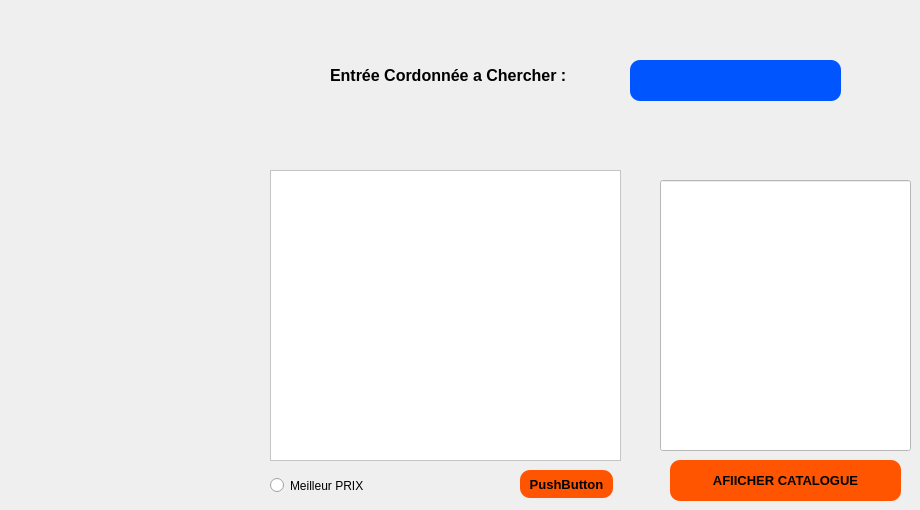
     <widget class="QWidget" name="CATALOGUE">
      <attribute name="title">
       <string>CATALOGUE</string>
      </attribute>
      <widget class="QTableView" name="HOTEL">
       <property name="geometry">
        <rect>
         <x>270</x>
         <y>170</y>
         <width>351</width>
         <height>291</height>
        </rect>
       </property>
       <property name="styleSheet">
        <string notr="true">background-color: rgb(255, 255, 255);</string>
       </property>
      </widget>
      <widget class="QPushButton" name="le_hotel">
       <property name="geometry">
        <rect>
         <x>670</x>
         <y>460</y>
         <width>231</width>
         <height>41</height>
        </rect>
       </property>
       <property name="font">
        <font>
         <pointsize>10</pointsize>
         <weight>75</weight>
         <bold>true</bold>
        </font>
       </property>
       <property name="styleSheet">
        <string notr="true">QPushButton{
color: rgb(0, 0, 0);
background-color: rgb(255, 85, 0);
border-radius:10px;
}
QPushButton:hover{

color:rgb(255, 85, 0);
background-color: rgb(0, 0, 0);
}</string>
       </property>
       <property name="text">
        <string>AFIICHER CATALOGUE</string>
       </property>
      </widget>
      <widget class="QRadioButton" name="radioButton">
       <property name="geometry">
        <rect>
         <x>270</x>
         <y>470</y>
         <width>131</width>
         <height>31</height>
        </rect>
       </property>
       <property name="styleSheet">
        <string notr="true"/>
       </property>
       <property name="text">
        <string>Meilleur PRIX</string>
       </property>
      </widget>
      <widget class="QLineEdit" name="le_recherche_3">
       <property name="geometry">
        <rect>
         <x>630</x>
         <y>60</y>
         <width>211</width>
         <height>41</height>
        </rect>
       </property>
       <property name="font">
        <font>
         <pointsize>10</pointsize>
         <weight>75</weight>
         <bold>true</bold>
        </font>
       </property>
       <property name="autoFillBackground">
        <bool>false</bool>
       </property>
       <property name="styleSheet">
        <string notr="true">color: rgb(255,255,255);
background-color: rgb(0, 85, 255);
border-radius:10px;</string>
       </property>
      </widget>
      <widget class="QLabel" name="label_22">
       <property name="geometry">
        <rect>
         <x>330</x>
         <y>50</y>
         <width>291</width>
         <height>51</height>
        </rect>
       </property>
       <property name="font">
        <font>
         <family>MS Shell Dlg 2</family>
         <pointsize>12</pointsize>
         <weight>75</weight>
         <italic>false</italic>
         <bold>true</bold>
        </font>
       </property>
       <property name="text">
        <string>Entrée Cordonnée a Chercher :</string>
       </property>
      </widget>
      <widget class="QPushButton" name="pushButton_5">
       <property name="geometry">
        <rect>
         <x>520</x>
         <y>470</y>
         <width>93</width>
         <height>28</height>
        </rect>
       </property>
       <property name="font">
        <font>
         <pointsize>10</pointsize>
         <weight>75</weight>
         <bold>true</bold>
        </font>
       </property>
       <property name="styleSheet">
        <string notr="true">QPushButton{
color: rgb(0, 0, 0);
background-color: rgb(255, 85, 0);
border-radius:10px;
}
QPushButton:hover{

color:rgb(255, 85, 0);
background-color: rgb(0, 0, 0);
}</string>
       </property>
       <property name="text">
        <string>PushButton</string>
       </property>
      </widget>
      <widget class="QLineEdit" name="le_recherche_8">
       <property name="geometry">
        <rect>
         <x>660</x>
         <y>180</y>
         <width>251</width>
         <height>271</height>
        </rect>
       </property>
       <property name="autoFillBackground">
        <bool>false</bool>
       </property>
       <property name="styleSheet">
        <string notr="true">background-color: rgb(255, 255, 255);</string>
       </property>
      </widget>
     </widget>
